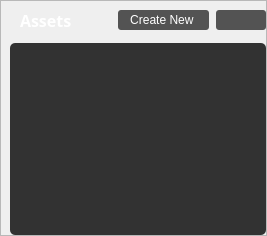
                           <widget class="QFrame" name="frameListAssets">
                            <property name="frameShape">
                             <enum>QFrame::StyledPanel</enum>
                            </property>
                            <property name="frameShadow">
                             <enum>QFrame::Raised</enum>
                            </property>
                            <layout class="QVBoxLayout" name="verticalLayout_12">
                             <property name="spacing">
                              <number>9</number>
                             </property>
                             <property name="leftMargin">
                              <number>9</number>
                             </property>
                             <property name="topMargin">
                              <number>0</number>
                             </property>
                             <property name="rightMargin">
                              <number>0</number>
                             </property>
                             <property name="bottomMargin">
                              <number>0</number>
                             </property>
                             <item>
                              <widget class="QFrame" name="frameTitleAssets">
                               <property name="minimumSize">
                                <size>
                                 <width>0</width>
                                 <height>33</height>
                                </size>
                               </property>
                               <property name="maximumSize">
                                <size>
                                 <width>16777215</width>
                                 <height>33</height>
                                </size>
                               </property>
                               <property name="frameShape">
                                <enum>QFrame::NoFrame</enum>
                               </property>
                               <property name="frameShadow">
                                <enum>QFrame::Raised</enum>
                               </property>
                               <layout class="QHBoxLayout" name="horizontalLayout_17">
                                <property name="leftMargin">
                                 <number>0</number>
                                </property>
                                <property name="rightMargin">
                                 <number>0</number>
                                </property>
                                <property name="bottomMargin">
                                 <number>3</number>
                                </property>
                                <item>
                                 <spacer name="spacerTitleAssets">
                                  <property name="orientation">
                                   <enum>Qt::Horizontal</enum>
                                  </property>
                                  <property name="sizeType">
                                   <enum>QSizePolicy::Fixed</enum>
                                  </property>
                                  <property name="sizeHint" stdset="0">
                                   <size>
                                    <width>10</width>
                                    <height>0</height>
                                   </size>
                                  </property>
                                 </spacer>
                                </item>
                                <item>
                                 <widget class="QLabel" name="labelAssets">
                                  <property name="font">
                                   <font>
                                    <family>Source Sans Pro</family>
                                    <pointsize>12</pointsize>
                                    <weight>75</weight>
                                    <bold>true</bold>
                                   </font>
                                  </property>
                                  <property name="styleSheet">
                                   <string notr="true">color: rgb(255, 255, 255);</string>
                                  </property>
                                  <property name="text">
                                   <string>Assets</string>
                                  </property>
                                  <property name="alignment">
                                   <set>Qt::AlignLeading|Qt::AlignLeft|Qt::AlignVCenter</set>
                                  </property>
                                 </widget>
                                </item>
                                <item>
                                 <spacer name="spacerAddDeleteAssets">
                                  <property name="orientation">
                                   <enum>Qt::Horizontal</enum>
                                  </property>
                                  <property name="sizeType">
                                   <enum>QSizePolicy::Fixed</enum>
                                  </property>
                                  <property name="sizeHint" stdset="0">
                                   <size>
                                    <width>1</width>
                                    <height>20</height>
                                   </size>
                                  </property>
                                 </spacer>
                                </item>
                                <item>
                                 <widget class="QPushButton" name="buttonCreateAssets">
                                  <property name="minimumSize">
                                   <size>
                                    <width>0</width>
                                    <height>20</height>
                                   </size>
                                  </property>
                                  <property name="maximumSize">
                                   <size>
                                    <width>95</width>
                                    <height>20</height>
                                   </size>
                                  </property>
                                  <property name="font">
                                   <font>
                                    <family>Segoe UI</family>
                                    <pointsize>9</pointsize>
                                    <weight>50</weight>
                                    <bold>false</bold>
                                   </font>
                                  </property>
                                  <property name="styleSheet">
                                   <string notr="true">QPushButton
{
	background-color: rgb(83, 83, 83);
	color: rgb(255, 255, 255);
	border-radius: 3px;
}
QPushButton:hover:!pressed
{
	background-color: rgb(100, 100, 100);
}</string>
                                  </property>
                                  <property name="text">
                                   <string>Create New </string>
                                  </property>
                                  <property name="icon">
                                   <iconset resource="cioxoQtResources.qrc">
                                    <normaloff>:/icons/graphics/icons/plus.svg</normaloff>:/icons/graphics/icons/plus.svg</iconset>
                                  </property>
                                 </widget>
                                </item>
                                <item>
                                 <spacer name="horizontalSpacerTitleAssets">
                                  <property name="orientation">
                                   <enum>Qt::Horizontal</enum>
                                  </property>
                                  <property name="sizeType">
                                   <enum>QSizePolicy::Fixed</enum>
                                  </property>
                                  <property name="sizeHint" stdset="0">
                                   <size>
                                    <width>1</width>
                                    <height>20</height>
                                   </size>
                                  </property>
                                 </spacer>
                                </item>
                                <item>
                                 <widget class="QPushButton" name="buttonReloadAssets">
                                  <property name="minimumSize">
                                   <size>
                                    <width>50</width>
                                    <height>20</height>
                                   </size>
                                  </property>
                                  <property name="maximumSize">
                                   <size>
                                    <width>50</width>
                                    <height>20</height>
                                   </size>
                                  </property>
                                  <property name="font">
                                   <font>
                                    <family>Roboto</family>
                                    <pointsize>9</pointsize>
                                   </font>
                                  </property>
                                  <property name="styleSheet">
                                   <string notr="true">QPushButton
{
	background-color: rgb(83, 83, 83);
	color: rgb(255, 255, 255);
	border-radius: 3px;
}
QPushButton:hover:!pressed
{
	background-color: rgb(100, 100, 100);
}</string>
                                  </property>
                                  <property name="text">
                                   <string/>
                                  </property>
                                  <property name="icon">
                                   <iconset resource="cioxoQtResources.qrc">
                                    <normaloff>:/icons/graphics/icons/refreshCw.svg</normaloff>:/icons/graphics/icons/refreshCw.svg</iconset>
                                  </property>
                                 </widget>
                                </item>
                               </layout>
                              </widget>
                             </item>
                             <item>
                              <widget class="QListWidget" name="listAssets">
                               <property name="font">
                                <font>
                                 <family>Segoe UI</family>
                                 <pointsize>10</pointsize>
                                </font>
                               </property>
                               <property name="styleSheet">
                                <string notr="true">QListWidget
{
	background-color: rgb(50, 50, 50);
	color: rgb(180, 180, 180);
	border-radius:5px;
}
QListWidget:item:hover:!pressed
{
	background :  rgb(70, 70, 70);
	color: rgb(255, 255, 255);
}

QScrollBar:vertical {
	border: none;
    background: rgb(50, 50, 50);
    width: 8px;
	border-top-right-radius: 4px;
	border-bottom-right-radius: 4px;
 }

/*  HANDLE BAR VERTICAL */
QScrollBar::handle:vertical {	
	background-color: rgb(130, 130, 130);
	min-height: 30px;
	border-radius: 3px;
}
QScrollBar::handle:vertical:hover{	
	background-color: rgb(255, 255, 255);
}
QScrollBar::handle:vertical:pressed {	
	background-color: rgb(200, 200, 200);
}

/* BTN TOP - SCROLLBAR */
QScrollBar::sub-line:vertical {
	border: none;
	background-color: rgb(59, 59, 90);
	height: 0px;
	border-top-left-radius: 3px;
	border-top-right-radius: 3px;
	subcontrol-position: top;
	subcontrol-origin: margin;
}
QScrollBar::sub-line:vertical:hover {	
	background-color: rgb(255, 255, 255);
}
QScrollBar::sub-line:vertical:pressed {	
	background-color: rgb(200, 200, 200);
}

/* BTN BOTTOM - SCROLLBAR */
QScrollBar::add-line:vertical {
	border: none;
	background-color: rgb(59, 59, 90);
	height: 0px;
	border-bottom-left-radius: 7px;
	border-bottom-right-radius: 7px;
	subcontrol-position: bottom;
	subcontrol-origin: margin;
}
QScrollBar::add-line:vertical:hover {	
	background-color: rgb(255, 0, 127);
}
QScrollBar::add-line:vertical:pressed {	
	background-color: rgb(185, 0, 92);
}

/* RESET ARROW */
QScrollBar::up-arrow:vertical, QScrollBar::down-arrow:vertical {
	background: none;
}
QScrollBar::add-page:vertical, QScrollBar::sub-page:vertical {
	background: none;
}</string>
                               </property>
                               <property name="frameShape">
                                <enum>QFrame::NoFrame</enum>
                               </property>
                               <property name="verticalScrollMode">
                                <enum>QAbstractItemView::ScrollPerPixel</enum>
                               </property>
                               <property name="horizontalScrollMode">
                                <enum>QAbstractItemView::ScrollPerPixel</enum>
                               </property>
                               <property name="spacing">
                                <number>4</number>
                               </property>
                               <property name="viewMode">
                                <enum>QListView::ListMode</enum>
                               </property>
                               <property name="sortingEnabled">
                                <bool>false</bool>
                               </property>
                              </widget>
                             </item>
                            </layout>
                           </widget>
